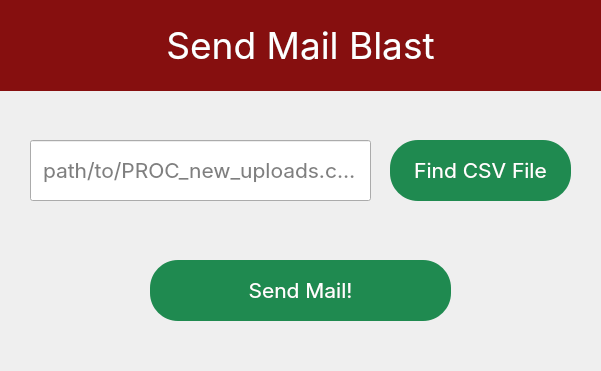
<?xml version="1.0" encoding="UTF-8"?>
<ui version="4.0">
 <class>MainWindow</class>
 <widget class="QMainWindow" name="MainWindow">
  <property name="geometry">
   <rect>
    <x>0</x>
    <y>0</y>
    <width>601</width>
    <height>371</height>
   </rect>
  </property>
  <property name="windowTitle">
   <string>Send Mails</string>
  </property>
  <property name="styleSheet">
   <string notr="true">#title{
	background-color: #860f0f;
	color: white;
}

QPushButton{
	background-color: #1f8a50;
	border: none;
	border-radius: 28px;
	color: white;
}

QPushButton:hover{
	background-color: #1f6450;
}

QPushButton:pressed{
	background-color: #1f4e3a;
}

QLineEdit{
	padding-left: 10px;
	padding-right: 10px;	
}</string>
  </property>
  <property name="animated">
   <bool>true</bool>
  </property>
  <widget class="QWidget" name="centralwidget">
   <widget class="QLabel" name="title">
    <property name="geometry">
     <rect>
      <x>0</x>
      <y>0</y>
      <width>601</width>
      <height>91</height>
     </rect>
    </property>
    <property name="font">
     <font>
      <family>Inter</family>
      <pointsize>28</pointsize>
     </font>
    </property>
    <property name="text">
     <string>Send Mail Blast</string>
    </property>
    <property name="alignment">
     <set>Qt::AlignCenter</set>
    </property>
   </widget>
   <widget class="QLineEdit" name="pathToImportCsvEntry">
    <property name="geometry">
     <rect>
      <x>30</x>
      <y>140</y>
      <width>341</width>
      <height>61</height>
     </rect>
    </property>
    <property name="font">
     <font>
      <family>Inter</family>
      <pointsize>16</pointsize>
     </font>
    </property>
    <property name="placeholderText">
     <string>path/to/PROC_new_uploads.csv</string>
    </property>
   </widget>
   <widget class="QPushButton" name="findCsvBtn">
    <property name="geometry">
     <rect>
      <x>390</x>
      <y>140</y>
      <width>181</width>
      <height>61</height>
     </rect>
    </property>
    <property name="font">
     <font>
      <family>Inter</family>
      <pointsize>16</pointsize>
     </font>
    </property>
    <property name="text">
     <string>Find CSV File</string>
    </property>
   </widget>
   <widget class="QPushButton" name="findCsvBtn_2">
    <property name="geometry">
     <rect>
      <x>150</x>
      <y>260</y>
      <width>301</width>
      <height>61</height>
     </rect>
    </property>
    <property name="font">
     <font>
      <family>Inter</family>
      <pointsize>16</pointsize>
     </font>
    </property>
    <property name="text">
     <string>Send Mail!</string>
    </property>
   </widget>
  </widget>
 </widget>
 <resources/>
 <connections/>
</ui>
